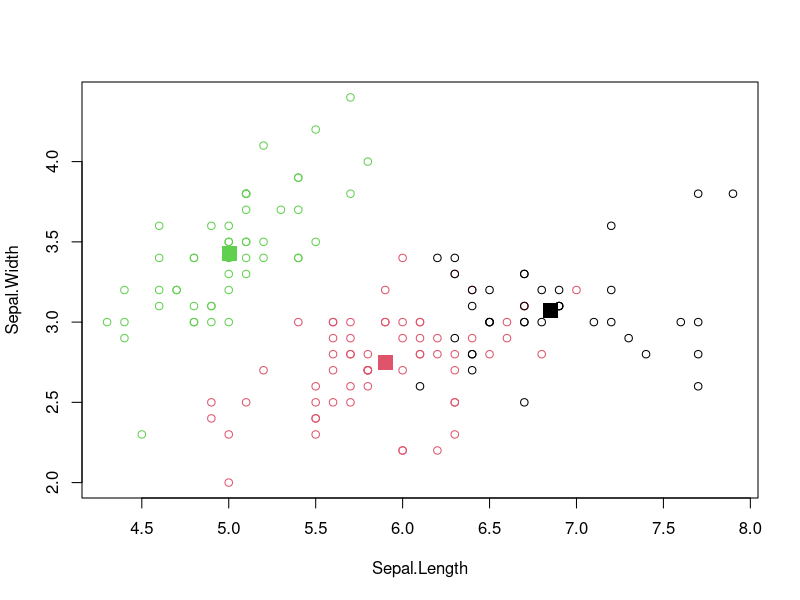
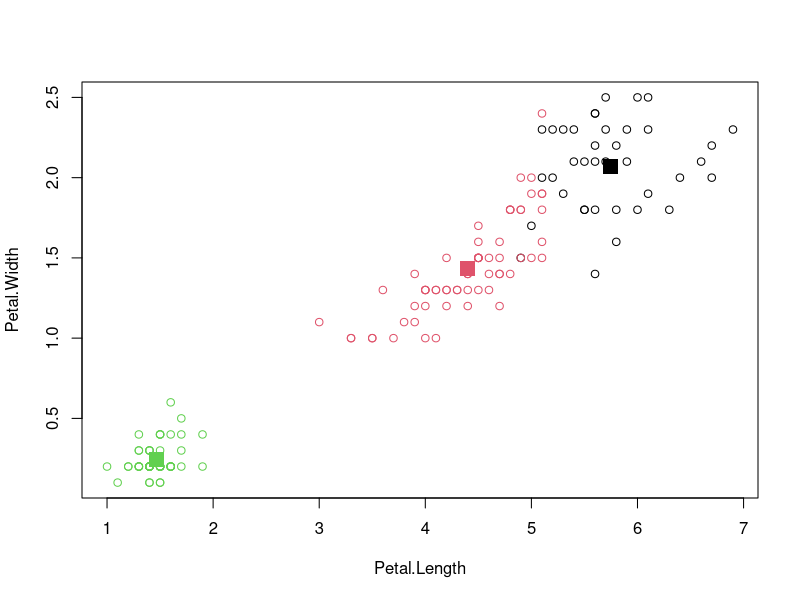
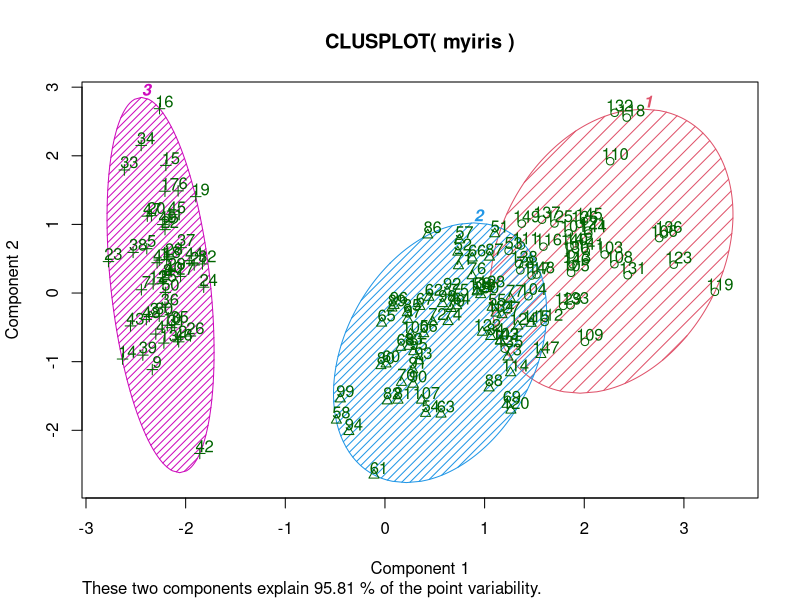
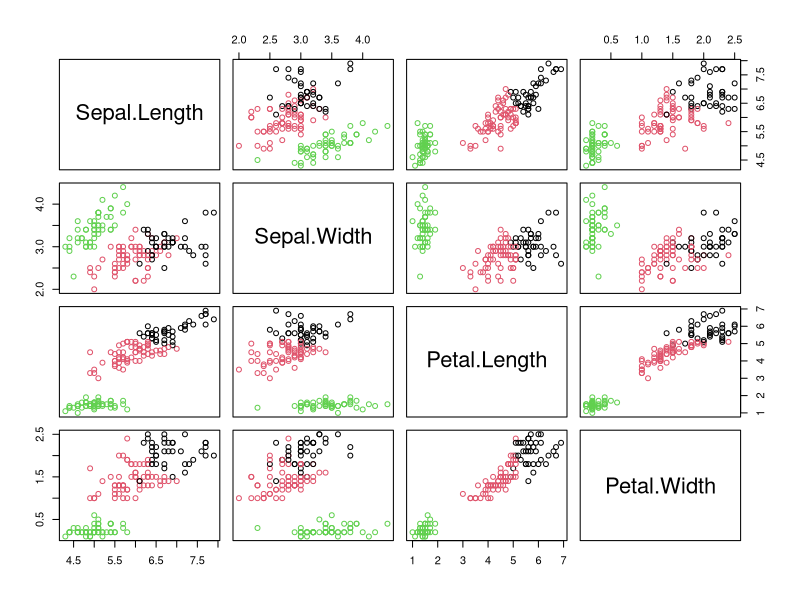

Recreate these plots in R, in order.
## ---- chunk 1
knitr::opts_chunk$set(echo = FALSE, warning=FALSE, comment = FALSE, message=FALSE)
library(cluster)
## ---- chunk 2
summary(iris)
## ---- chunk 3

myiris <- iris
myiris$Species <- NULL
km <- kmeans(myiris, 3)
## ---- chunk 4
km$centers
## ---- chunk 5
    plot(myiris[c("Sepal.Length", "Sepal.Width")], col=km$cluster)
    points(km$centers[,c("Sepal.Length", "Sepal.Width")], col=1:nrow(km$centers), pch=15, cex=2)
    plot(myiris[c("Petal.Length", "Petal.Width")], col=km$cluster)
    points(km$centers[,c("Petal.Length", "Petal.Width")], col=1:nrow(km$centers), pch=15, cex=2)

## ---- chunk 6
    clusplot(myiris, km$cluster, color=TRUE, shade=TRUE, 
           labels=2, lines=0)
    with(myiris, pairs(myiris, col=c(1:3)[km$cluster])) 

 
